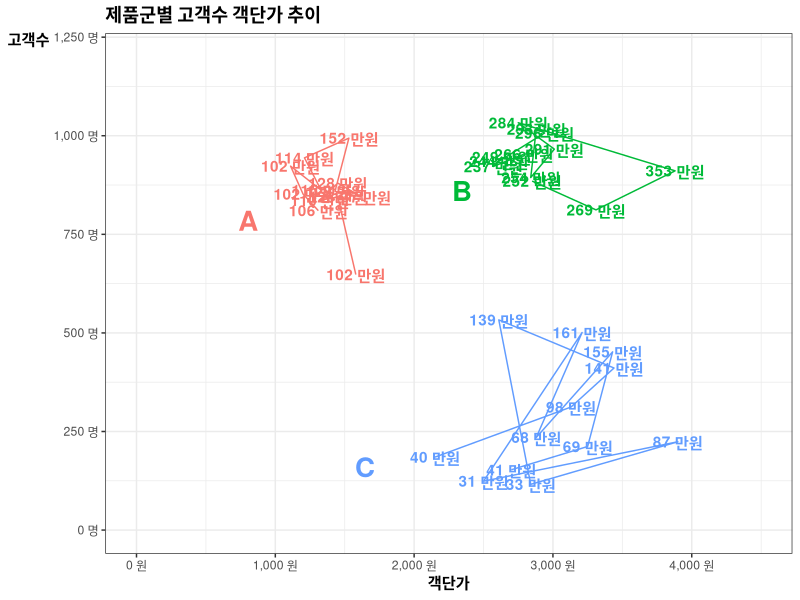

The R script that drew this image:
library(ggplot2)
library(scales)
library(dplyr)

df <- 
  data.frame(
    month = rep(1:12, 3),
    class = rep(LETTERS[1:3], each=12),
    avg.price = 
      c(1310,1200,1110,1330,1210,1530,1430,1620,1450,1320,1450,1580,
        2850,3310,3880,2750,3010,2840,2880,2940,2610,2630,2570,2790,
        2150,3130,3440,2610,2840,3900,2500,3210,2880,3430,3250,2700),
    active.user = 
      c(810,852,923,862,944,994,859,845,880,836,845,648,
        885,812,911,1033,966,894,1017,1007,935,946,922,953,
        185,312,411,533,116,224,124,501,235,452,212,153))

df %>%
  ggplot(aes(x=avg.price, y=active.user, colour=class)) +
  geom_path() +
  geom_text(
    aes(label=paste(comma(round(avg.price*active.user/10^4)),'만원')),
    fontface='bold') +
  geom_text(
    aes(label=case_when(month == 1 ~ as.character(class), TRUE ~ '')), 
    hjust=4, vjust=1, fontface='bold', size=7) +
  theme_bw() +
  theme(
    title = element_text(face='bold'),
    axis.title.y = element_text(angle=0), 
    legend.position = 'none') +
  scale_y_continuous(labels = function(x) paste(comma(x), '명'), limits = c(0,1200)) +
  scale_x_continuous(labels = function(x) paste(comma(x), '원'), limits = c(0,4500)) +
  labs(title='제품군별 고객수 객단가 추이', y='고객수', x='객단가')

# facebook post
# https://www.facebook.com/groups/KoreaRUsers/permalink/1245686742230692/
